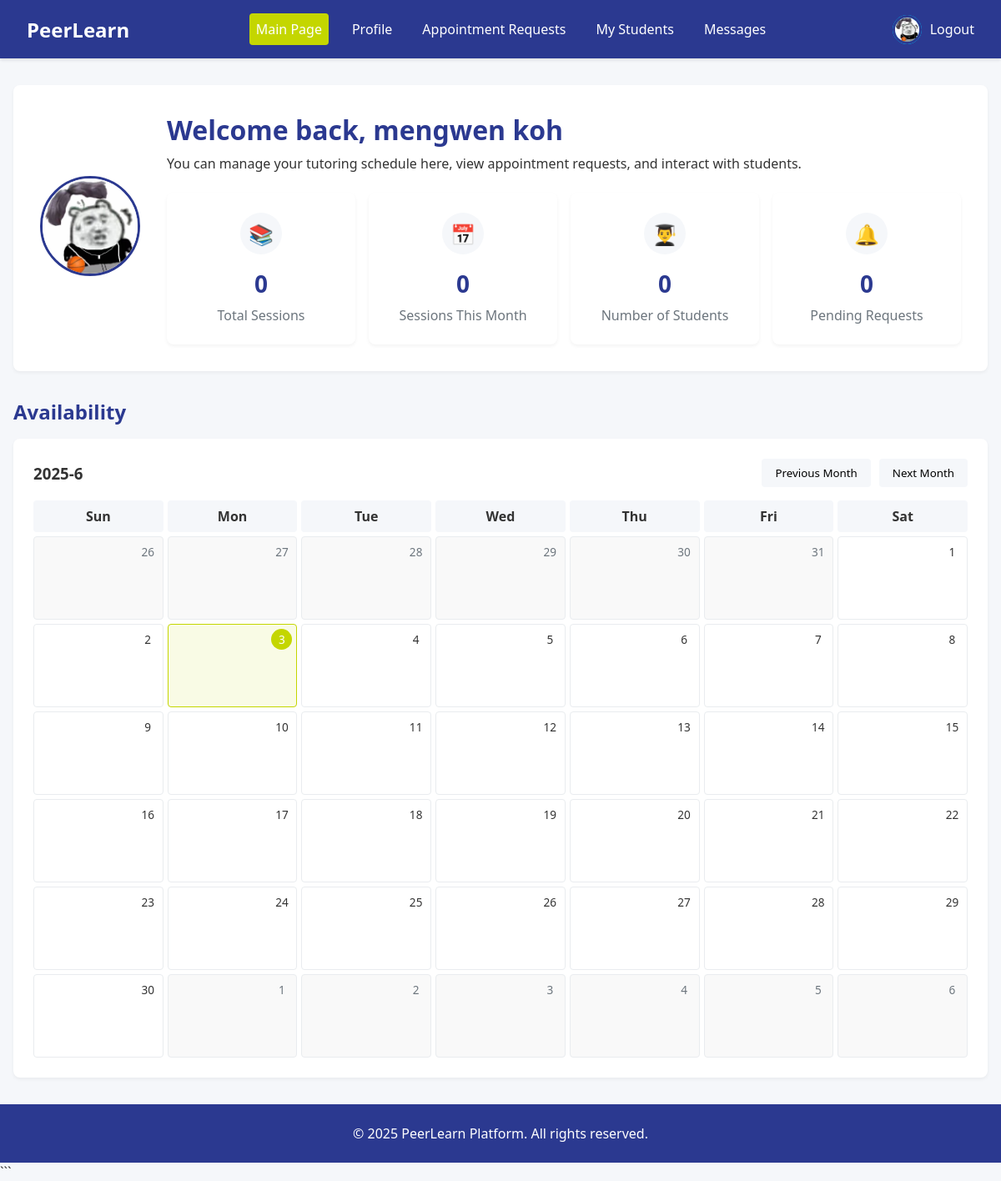
The app's page /tutor_main_page.php (signed in), older data.
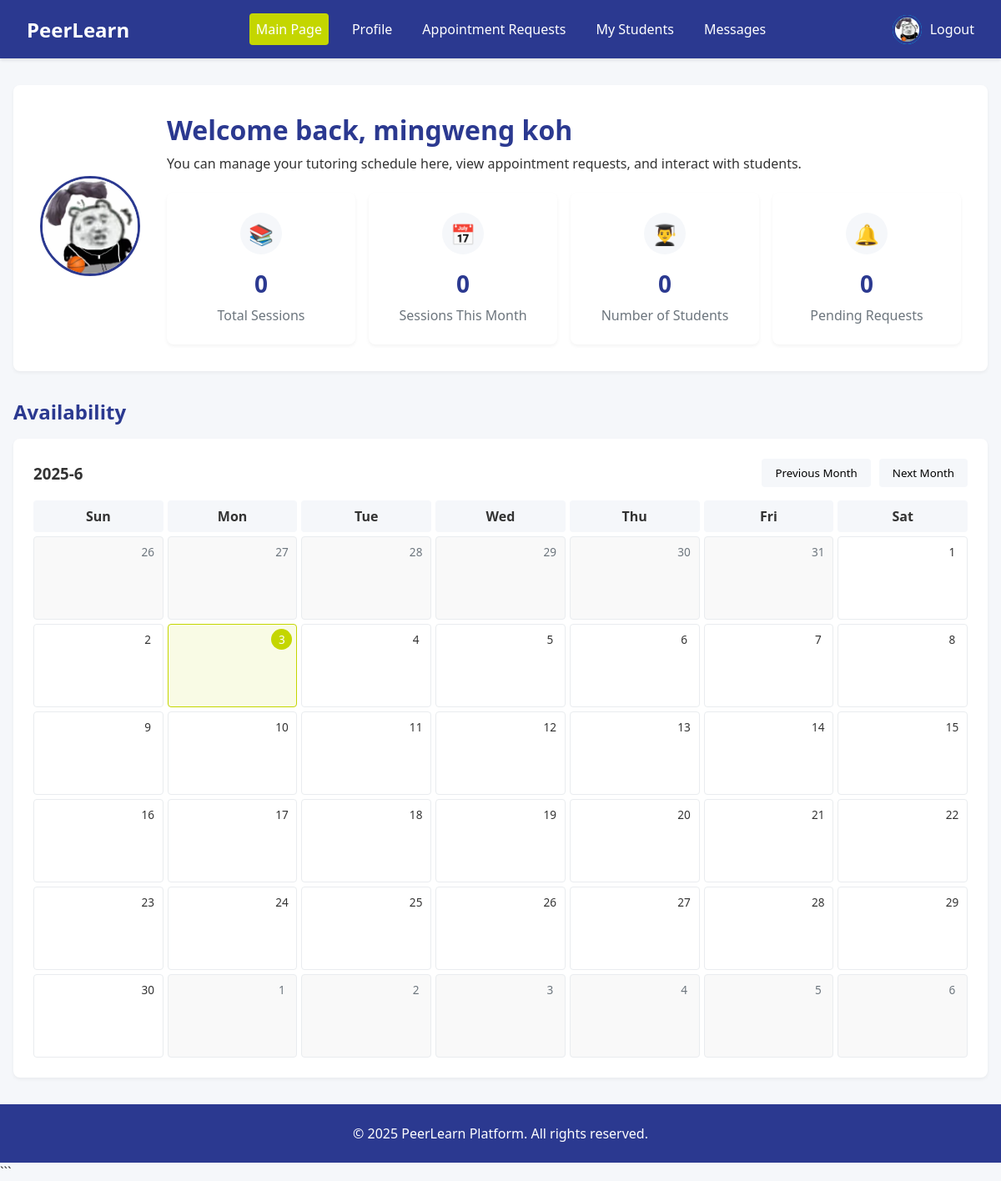
The same page, newer data.
### tables this page shows
CREATE TABLE `user` (
  `user_id` int(11) NOT NULL,
  `username` varchar(50) NOT NULL,
  `password` varchar(255) DEFAULT NULL,
  `email` varchar(100) NOT NULL,
  `role` enum('student','tutor','admin') NOT NULL,
  `first_name` varchar(50) NOT NULL,
  `last_name` varchar(50) NOT NULL,
  `phone` varchar(20) DEFAULT NULL,
  `profile_image` varchar(255) DEFAULT NULL,
  `is_active` tinyint(1) DEFAULT 1,
  `created_at` timestamp NOT NULL DEFAULT current_timestamp(),
  `last_login` datetime DEFAULT NULL
);

### tutor_main_page.php (the view, shortened to what this page needs)
<?php
require_once "db_connection.php";
$user_id = $_SESSION['user_id'];
$user_query = "SELECT username, email, role, first_name, last_name, phone, profile_image, created_at FROM user WHERE user_id = ?";
$stmt = $conn->prepare($user_query);
$stmt->bind_param("i", $user_id);
$stmt->execute();
$user_result = $stmt->get_result();
$user_data = $user_result->fetch_assoc();
$first_name = $user_data['first_name'] ?: '';
$last_name = $user_data['last_name'] ?: '';
$profile_image = $user_data['profile_image'];
$unread_messages_query = "SELECT COUNT(*) as unread_count FROM message WHERE receiver_id = ? AND is_read = 0";
$stmt = $conn->prepare($unread_messages_query);
$stmt->bind_param("i", $user_id);
$stmt->execute();
$messages_result = $stmt->get_result();
$messages_data = $messages_result->fetch_assoc();
$unread_messages = $messages_data['unread_count'];
$total_sessions_query = "SELECT COUNT(*) as total_count FROM session WHERE tutor_id = ?";
$stmt = $conn->prepare($total_sessions_query);
$stmt->bind_param("i", $user_id);
$stmt->execute();
$total_result = $stmt->get_result();
$total_data = $total_result->fetch_assoc();
$total_sessions = $total_data['total_count'];
$month_sessions_query = "SELECT COUNT(*) as month_count
                        FROM session
                        WHERE tutor_id = ?
                         AND MONTH(start_datetime) = MONTH(CURRENT_DATE())
                        AND YEAR(start_datetime) = YEAR(CURRENT_DATE())";
$stmt = $conn->prepare($month_sessions_query);
$stmt->bind_param("i", $user_id);
$stmt->execute();
$month_result = $stmt->get_result();
$month_data = $month_result->fetch_assoc();
$month_sessions = $month_data['month_count'];
$students_count_query = "SELECT COUNT(DISTINCT student_id) as student_count
                        FROM session
                        WHERE tutor_id = ?";
$stmt = $conn->prepare($students_count_query);
$stmt->bind_param("i", $user_id);
$stmt->execute();
$students_result = $stmt->get_result();
$students_data = $students_result->fetch_assoc();
$total_students = $students_data['student_count'];
$pending_requests_query = "SELECT COUNT(*) as pending_count
                          FROM session
                          WHERE tutor_id = ? AND status = 'pending'";
$stmt = $conn->prepare($pending_requests_query);
$stmt->bind_param("i", $user_id);
$stmt->execute();
$pending_result = $stmt->get_result();
$pending_data = $pending_result->fetch_assoc();
$pending_requests = $pending_data['pending_count'];
$current_month = date('n');
$current_year = date('Y');
$days_in_month = date('t', mktime(0, 0, 0, $current_month, 1, $current_year));
$first_day_of_month = date('N', mktime(0, 0, 0, $current_month, 1, $current_year));
?>
<!DOCTYPE html>
<html lang="en">
<head>
</head>
<body>
    <nav class="navbar">
        <div class="logo">
            <span>PeerLearn</span>
        </div>
        <div class="nav-links">
            <a href="tutor_main_page.php" class="active">Main Page</a>
            <a href="tutor_profile.php">Profile</a>
            <a href="tutor_requests.php">Appointment Requests<?php if($pending_requests > 0): ?><span class="notification-badge"><?php echo $pending_requests; ?></span><?php endif; ?></a>
            <a href="tutor_students.php">My Students</a>
            <a href="messages.php">Messages<?php if($unread_messages > 0): ?><span class="notification-badge"><?php echo $unread_messages; ?></span><?php endif; ?></a>
        </div>
        <div class="user-menu">
            <div class="user-avatar">
                <?php if($profile_image): ?>
                <img src="<?php echo htmlspecialchars($profile_image); ?>" alt="Profile" class="profile-image">
                <?php else: ?>
                <?php echo strtoupper(substr($first_name, 0, 1)); ?>
                <?php endif; ?>
            </div>
            <a href="logout.php" style="color: white; text-decoration: none;">Logout</a>
        </div>
    </nav>
    <main>
        <div class="welcome-section">
            <div class="profile-image-container">
                <?php if($profile_image): ?>
                <img src="<?php echo htmlspecialchars($profile_image); ?>" alt="Profile" class="profile-image">
                <?php else: ?>
                <div class="profile-image-placeholder"><?php echo strtoupper(substr($first_name, 0, 1)); ?></div>
                <?php endif; ?>
            </div>
            <div class="welcome-info">
                <h1 class="welcome-title">
                    Welcome back, <?php echo htmlspecialchars($first_name . ' ' . $last_name); ?>
                </h1>
                <p>You can manage your tutoring schedule here, view appointment requests, and interact with students.</p>
                <div class="stats-container">
                    <div class="stat-card">
                        <div class="stat-icon">📚</div>
                        <div class="stat-value"><?php echo $total_sessions; ?></div>
                        <div class="stat-label">Total Sessions</div>
                    </div>
                    <div class="stat-card">
                        <div class="stat-icon">📅</div>
                        <div class="stat-value"><?php echo $month_sessions; ?></div>
                        <div class="stat-label">Sessions This Month</div>
                    </div>
                    <div class="stat-card">
                        <div class="stat-icon">👨‍🎓</div>
                        <div class="stat-value"><?php echo $total_students; ?></div>
                        <div class="stat-label">Number of Students</div>
                    </div>
                    <div class="stat-card">
                        <div class="stat-icon">🔔</div>
                        <div class="stat-value"><?php echo $pending_requests; ?></div>
                        <div class="stat-label">Pending Requests</div>
                    </div>
                </div>
            </div>
        </div>
        <div class="section-title">
            <h2>Availability</h2>
        </div>
        <div class="calendar-container">
            <div class="calendar-header">
                <h3 id="current-month"><?php echo date('Y-n'); ?></h3>
                <div class="calendar-nav">
                    <button id="prev-month">Previous Month</button>
                    <button id="next-month">Next Month</button>
                </div>
            </div>
            <div class="calendar-grid">
                <div class="calendar-day-header">Sun</div>
                <div class="calendar-day-header">Mon</div>
                <div class="calendar-day-header">Tue</div>
                <div class="calendar-day-header">Wed</div>
                <div class="calendar-day-header">Thu</div>
                <div class="calendar-day-header">Fri</div>
                <div class="calendar-day-header">Sat</div>
                <?php
                for ($i = 1; $i < $first_day_of_month; $i++) {
                    $prev_month_day = date('j', strtotime('-' . ($first_day_of_month - $i) . ' days', strtotime("$current_year-$current_month-01")));
                    echo '<div class="calendar-day other-month"><div class="day-number">' . $prev_month_day . '</div></div>';
                }
                $today = date('j');
                for ($day = 1; $day <= $days_in_month; $day++) {
                    $is_today = ($day == $today && $current_month == date('n') && $current_year == date('Y'));
                    $day_class = $is_today ? 'calendar-day today' : 'calendar-day';
                    echo "<div class=\"$day_class\">";
                    echo "<div class=\"day-number\">$day</div>";
                    echo "</div>";
                }
                $days_after = (7 - (($first_day_of_month - 1 + $days_in_month) % 7)) % 7;
                for ($i = 1; $i <= $days_after; $i++) {
                    $next_day = date('j', strtotime("+$i days", strtotime("$current_year-$current_month-$days_in_month")));
                    echo '<div class="calendar-day other-month"><div class="day-number">' . $next_day . '</div></div>';
                }
                ?>
            </div>
        </div>
    </main>
    <footer>
        <p>&copy; <?php echo date('Y'); ?> PeerLearn Platform. All rights reserved.</p>
    </footer>
</body>
</html>

### tutor_main_page.php (style rules this page uses)
:root { --primary: #2B3990; --secondary: #00AEEF; --accent: #C4D600; --light-gray: #f5f7fa; --gray: #e9ecef; --dark-gray: #6c757d; }
* { margin: 0; padding: 0; box-sizing: border-box; font-family: 'Segoe UI', Tahoma, Geneva, Verdana, sans-serif; }
body { background-color: var(--light-gray); color: #333; }
.navbar { background-color: var(--primary); color: white; padding: 1rem 2rem; display: flex; justify-content: space-between; align-items: center; box-shadow: 0 2px 4px rgba(0,0,0,0.1); }
.logo { font-weight: bold; font-size: 1.5rem; display: flex; align-items: center; gap: 10px; }
.nav-links { display: flex; gap: 20px; }
.nav-links a { color: white; text-decoration: none; padding: 0.5rem; border-radius: 4px; transition: background-color 0.3s; }
.nav-links a.active { background-color: var(--accent); color: white; }
.user-menu { display: flex; align-items: center; gap: 10px; }
.user-avatar { width: 35px; height: 35px; background-color: var(--secondary); border-radius: 50%; display: flex; align-items: center; justify-content: center; color: white; font-weight: bold; cursor: pointer; overflow: hidden; }
.user-avatar img { width: 100%; height: 100%; object-fit: cover; }
main { max-width: 1200px; margin: 2rem auto; padding: 0 1rem; }
.welcome-section { background-color: white; border-radius: 8px; padding: 2rem; margin-bottom: 2rem; box-shadow: 0 2px 4px rgba(0,0,0,0.05); display: flex; align-items: center; gap: 2rem; }
.profile-image-container { position: relative; }
.profile-image { width: 120px; height: 120px; border-radius: 50%; object-fit: cover; border: 3px solid var(--primary); }
.welcome-info { flex: 1; }
.welcome-title { color: var(--primary); margin-bottom: 0.5rem; display: flex; align-items: center; gap: 10px; }
.stats-container { display: grid; grid-template-columns: repeat(auto-fit, minmax(200px, 1fr)); gap: 1rem; margin-top: 1.5rem; }
.stat-card { background-color: white; border-radius: 8px; padding: 1.5rem; box-shadow: 0 2px 4px rgba(0,0,0,0.05); text-align: center; transition: transform 0.3s; }
.stat-icon { width: 50px; height: 50px; background-color: var(--light-gray); border-radius: 50%; display: flex; align-items: center; justify-content: center; margin: 0 auto 1rem; color: var(--primary); font-size: 1.5rem; }
.stat-value { font-size: 1.75rem; font-weight: bold; color: var(--primary); margin-bottom: 0.5rem; }
.stat-label { color: var(--dark-gray); }
.section-title { margin: 2rem 0 1rem; color: var(--primary); font-weight: 600; display: flex; justify-content: space-between; align-items: center; }
.calendar-container { background-color: white; border-radius: 8px; padding: 1.5rem; box-shadow: 0 2px 4px rgba(0,0,0,0.05); margin-bottom: 2rem; }
.calendar-header { display: flex; justify-content: space-between; align-items: center; margin-bottom: 1rem; }
.calendar-nav { display: flex; gap: 10px; }
.calendar-nav button { background-color: var(--light-gray); border: none; padding: 0.5rem 1rem; border-radius: 4px; cursor: pointer; transition: background-color 0.3s; }
.calendar-grid { display: grid; grid-template-columns: repeat(7, 1fr); gap: 5px; }
.calendar-day-header { text-align: center; font-weight: 600; padding: 0.5rem; background-color: var(--light-gray); border-radius: 4px; }
.calendar-day { min-height: 100px; border: 1px solid var(--gray); border-radius: 4px; padding: 0.5rem; position: relative; }
.calendar-day.today { background-color: rgba(196, 214, 0, 0.1); border-color: var(--accent); }
.calendar-day.other-month { background-color: #f9f9f9; color: var(--dark-gray); }
.day-number { position: absolute; top: 5px; right: 5px; width: 25px; height: 25px; display: flex; align-items: center; justify-content: center; font-size: 0.85rem; }
.today .day-number { background-color: var(--accent); color: white; border-radius: 50%; }
footer { background-color: var(--primary); color: white; text-align: center; padding: 1.5rem; margin-top: 2rem; }

Row changes from the older to the newer data that the page shows:
changed user: first_name+last_name "mengwen koh" → "mingweng koh"
